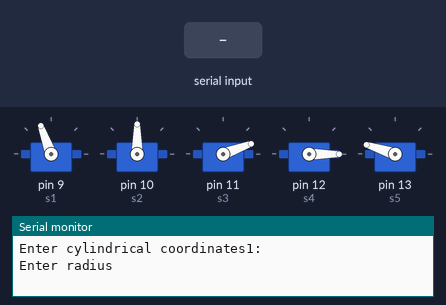
Bench run of a sketch on a simulated Arduino Uno, built with avr-gcc and run on an emulated ATmega328P. On the bench: 5 × servo, the last lines printed to the serial monitor. The inputs (shaded band) are chosen by the test bench.

Above: at 1.2 s.
1.3 s: "90,45,200\n" received over Serial
At 4.1 s:
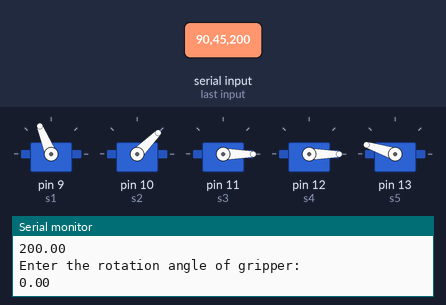
4.3 s: "30,150,10\n" received over Serial
At 10.2 s:
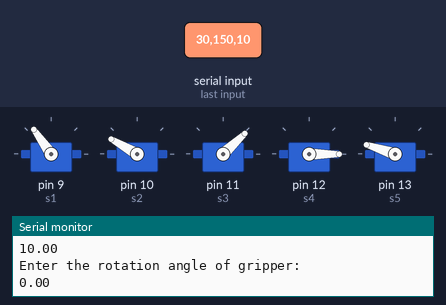
10.3 s: "1,90,45\n" received over Serial
At 12.91 s:
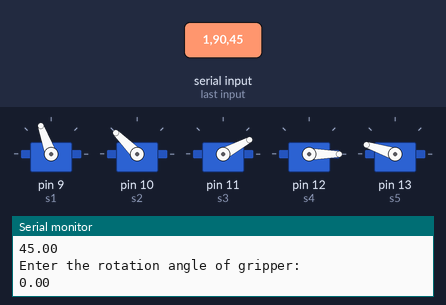
13.3 s: "90,45,200,10\n" received over Serial
16.3 s: "30,150,10,200\n" received over Serial
At 19.23 s:
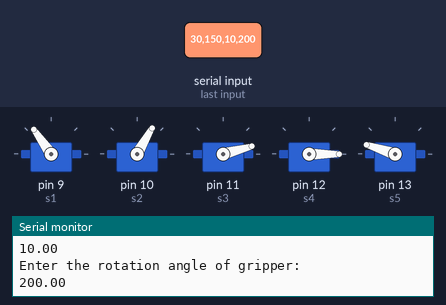
Timing chart, 0 to 20.3 s (numbered marks = the images above; inputs shaded):
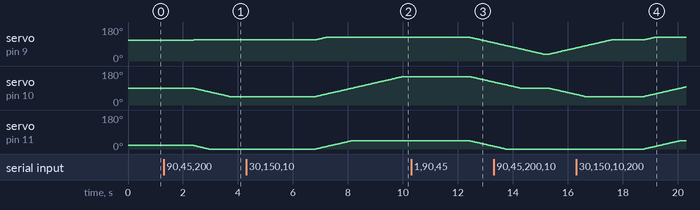

The sketch:

SlowMotion.ino
```cpp
#include <Servo.h>
#include <math.h>

Servo s1; // Left Side Motor
Servo s2; // Uarm Base Motor
Servo s3; // Right Side Motor
Servo s4; // Gripper Rotator
Servo s5; // Gripping Motor

// Cylindrical Coordinates for the gripper with Uarm base as a shifted origin.
float r = 100; // radial distance of object from base
float theta = 0; // Rotation of the Uarm base
float z = 0; // height of the gripper from the ground
float rot = 0; // Rotation angle for the gripper

// output angles to the motors
float theta1 = 0; // Output angle to servo s3
float theta2 = 0; // Output angle to servo s1

// Uarm dimension Constants (Given in the pdf), Will be used for computing
float n = 148;
float l = 160;

void setup() {
  s1.attach(9); // left
  s2.attach(10); // middle
  s3.attach(11); // right
  s4.attach(12); // Gripper Rotator
  s5.attach(13); // Gripper // Range 130 --- 165 , (You need to set it manually)

  // Moving to default Configuration initially
  s1.write(110);
  s2.write(90);
  s3.write(20);
  s4.write(0);
  s5.write(162); // range 130(Open) -- 165(Close),, Gripper is closed initially

  Serial.begin(9600);
}

void loop() {


  // The Cylindrical Coordinates will be taken as Input through Serial.

  Serial.println("Enter cylindrical coordinates1:");
  Serial.println("Enter radius");

  while (Serial.available() == 0) {

  }
  // Radial distance of object from base
  r = Serial.parseFloat();
  Serial.println(r);

  // Rotation of the Uarm base
  Serial.println("Enter angle:");
  while (Serial.available() == 0) {

  }
  theta = Serial.parseFloat();
  Serial.println(theta);

  // Height of the Gripper from the base
  Serial.println("Enter height");
  while (Serial.available() == 0) {

  }
  z = Serial.parseFloat();
  Serial.println(z);

  // Gripper Rotation Angle
  Serial.println("Enter the rotation angle of gripper:");
  while (Serial.available() == 0) {

  }
  rot = Serial.parseFloat();
  Serial.println(rot);


  // Move to Function. The gripper can go to any cylindrical coordinate.
  moveTo(r, theta, z);


}

void moveTo(float r, float theta, float z) {

  // a and b are the output angles given to the motors
  float a = 0; // for left motor
  float b = 0; // for right motor


  // By geomatry (given in the pdf), we have these two relations
  //r = l1cos(b) + l2cos(a)
  //z = l1sin*(b) - l2sin*(a)
  // On solving these relations (We did it through matlab, It can be done manually also), we get the solutions:
  a = 2 * atan(((296 * r * (296 * z + sqrt(-(r * r + z * z - 144) * (r * r + z * z - 94864)))) / (r * r + 296 * r + z * z - 3696) - (3696 * (296 * z + sqrt(-(r * r + z * z - 144) * (r * r + z * z - 94864)))) / (r * r + 296 * r + z * z - 3696) - 616 * z + (r * r * (296 * z + sqrt(-(r * r + z * z - 144) * (r * r + z * z - 94864)))) / (r * r + 296 * r + z * z - 3696) + (z * z * (296 * z + sqrt(-(r * r + z * z - 144) * (r * r + z * z - 94864)))) / (r * r + 296 * r + z * z - 3696)) / (r * r + 320 * r + z * z + 3696));
  b = 2 * atan((296 * z + sqrt(-(r * r + z * z - 144) * (r * r + z * z - 94864))) / (r * r + 296 * r + z * z - 3696));

  // Converting radian into degrees
  a = (a) * 180 / M_PI;
  b = (b) * 180 / M_PI;

  float i2 = s2.read(); // Base motor
  float i1 = s1.read(); // left side motor
  float i3 = s3.read(); // right side motor


  // Code for slowly moving the gripper to the required postion. The delay time can be used to control the speed of motors(but it will increase current in wire and motor, so take care of that)
  float m = max(max(a, b), theta);
  for (int i = 0; i <= m; i++) {
    if (i2 < theta && i + i2 <= theta) {
      s2.write(i + i2);
    }
    else if (i2 > theta && i2 - i >= theta) {
      s2.write(i2 - i);
    }
    if (i1 > b && i1 - i >= b) {
      s1.write(i1 - i);
    }
    else if (i1 < b && i + i1 <= b) {
      s1.write(i1 + i);
    }
    if (i3 > a && i3 - i >= a) {
      s3.write(i3 - i);
    }
    else if (i3 < a && i + i3 <= a) {
      s3.write(i3 + i);
    }
    delay(30);
  }

}


void pickUp(float r, float theta, float z) {
  float a = 0;
  float b = 0;

  // For my Uarm, Ground was configured at z = 13.
  // Here, the gripper will go to z = 70 and then go down to ground at z = 13.
  for (z = 70; z >= 13; z--) {
    a = 2 * atan(((296 * r * (296 * z + sqrt(-(r * r + z * z - 144) * (r * r + z * z - 94864)))) / (r * r + 296 * r + z * z - 3696) - (3696 * (296 * z + sqrt(-(r * r + z * z - 144) * (r * r + z * z - 94864)))) / (r * r + 296 * r + z * z - 3696) - 616 * z + (r * r * (296 * z + sqrt(-(r * r + z * z - 144) * (r * r + z * z - 94864)))) / (r * r + 296 * r + z * z - 3696) + (z * z * (296 * z + sqrt(-(r * r + z * z - 144) * (r * r + z * z - 94864)))) / (r * r + 296 * r + z * z - 3696)) / (r * r + 320 * r + z * z + 3696));
    b = 2 * atan((296 * z + sqrt(-(r * r + z * z - 144) * (r * r + z * z - 94864))) / (r * r + 296 * r + z * z - 3696));
    theta1 = (a) * 160 / M_PI;
    theta2 = (b) * 160 / M_PI;
    s1.write(theta2);
    s3.write(theta1);
    delay(30);
  }
  delay(500);

  // Close the gripper now
  s5.write(128);

  delay(1000);

  //Now, the gripper moves upward(with closed gripper) to z = 70.
  for (z = 13; z <= 70; z++) {
    a = 2 * atan(((296 * r * (296 * z + sqrt(-(r * r + z * z - 144) * (r * r + z * z - 94864)))) / (r * r + 296 * r + z * z - 3696) - (3696 * (296 * z + sqrt(-(r * r + z * z - 144) * (r * r + z * z - 94864)))) / (r * r + 296 * r + z * z - 3696) - 616 * z + (r * r * (296 * z + sqrt(-(r * r + z * z - 144) * (r * r + z * z - 94864)))) / (r * r + 296 * r + z * z - 3696) + (z * z * (296 * z + sqrt(-(r * r + z * z - 144) * (r * r + z * z - 94864)))) / (r * r + 296 * r + z * z - 3696)) / (r * r + 320 * r + z * z + 3696));
    b = 2 * atan((296 * z + sqrt(-(r * r + z * z - 144) * (r * r + z * z - 94864))) / (r * r + 296 * r + z * z - 3696));
    theta1 = (a) * 160 / M_PI;
    theta2 = (b) * 160 / M_PI;
    s1.write(theta2);
    s3.write(theta1);
    delay(30);
  }

}

void originalPos() { // Returns the Uarm to Original/ Default Configuration
  s1.write(110);
  s2.write(90);
  s3.write(20);
  s4.write(0);
  delay(1000);
  s5.write(162);

}


// For Droping the object
void drop() {
  // Open the Gripper
  s5.write(162);
}
```

Measured:
- after the input at 1.3 s, servo on pin 9 (s1): 110° → 112° after 1.1 s; servo on pin 10 (s2): moves from 90° to 45° over 1.3 s, starting after 1.1 s; servo on pin 11 (s3): moves from 20° to 0° over 0.57 s, starting after 1.1 s
- after the input at 4.3 s, servo on pin 9 (s1): moves from 112° to 125° over 0.36 s, starting after 2.5 s; servo on pin 10 (s2): moves from 45° to 150° over 3.1 s, starting after 2.5 s; servo on pin 11 (s3): moves from 0° to 43° over 1.3 s, starting after 2.5 s
- after the input at 10.3 s, servo on pin 9 (s1): moves from 125° to 97° over 0.82 s, starting after 2.2 s; servo on pin 10 (s2): moves from 150° to 122° over 0.82 s, starting after 2.2 s; servo on pin 11 (s3): moves from 43° to 15° over 0.82 s, starting after 2.2 s
- after the input at 16.3 s, servo on pin 11 (s3): moves from 0° to 43° over 1.3 s, starting after 2.5 s
